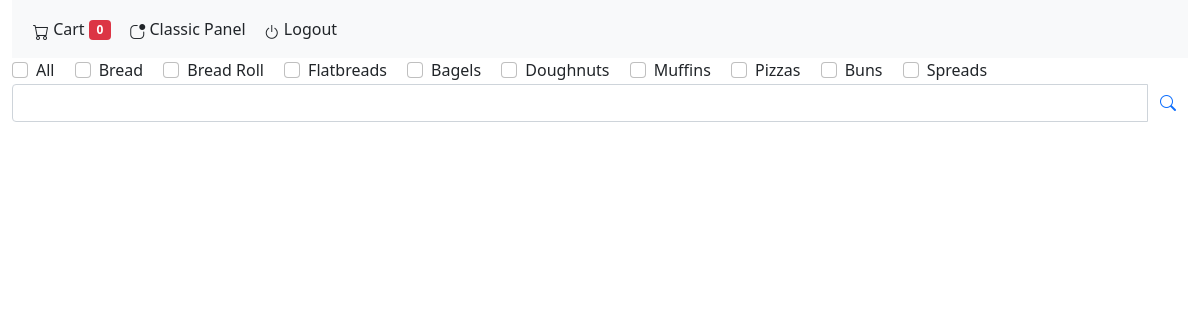
The app's page /jquery_sample/index.php with its own data.
### tables this page shows
CREATE TABLE `category` (
  `cat_id` int(11) NOT NULL,
  `cat_desc` varchar(128) NOT NULL,
  `cat_icon` varchar(64) NOT NULL,
  `cat_status` varchar(1) NOT NULL COMMENT 'A is for Active\r\nD is for Discontinued'
);

### includes/func.inc.php (called while the page is built, shortened)
<?php
function getCartCount($conn,$user){
    $sql_cart_count = "SELECT count(distinct item_id) cartcount FROM `cart` WHERE status = 'P' AND user_id = ?;";
    $stmt=mysqli_stmt_init($conn);
if (!mysqli_stmt_prepare($stmt, $sql_cart_count)){
    header("location: ?error=stmtfailed");
    exit();
}
    mysqli_stmt_bind_param($stmt, "s" ,$user);
    mysqli_stmt_execute($stmt);
    $resultData = mysqli_stmt_get_result($stmt);
if(!empty($resultData)){
    if($row = mysqli_fetch_assoc($resultData)){
      return $row['cartcount'];
    }
}else{
    return 0;
}
}
function getCategories($conn){
    $sql = "SELECT * FROM `category`";
    $stmt=mysqli_stmt_init($conn);
    if (!mysqli_stmt_prepare($stmt, $sql)){
        return false;
        exit;
    }
        mysqli_stmt_execute($stmt);
        $resultData = mysqli_stmt_get_result($stmt);
        $resArr = array();
      if(!empty($resultData)){
        while($row = mysqli_fetch_assoc($resultData)){
            array_push($resArr, $row);
        }
        return $resArr;
      }
        else{
            return false;
      }
}

### jquery_sample/index.php (the view, shortened to what this page needs)
<html>
<head>
    <link rel="stylesheet" href="../css/bootstrap.min.css">
    <link rel="stylesheet" href="../font/bootstrap-icons.css">
</head>
<body>
    <?php
    include_once "../includes/func.inc.php";
    include_once "../includes/db_conn.php";
?>
    <div class="container-fluid">
        <nav class="navbar navbar-expand-lg bg-light text-white">
            <div class="container-fluid">
                <div class="collapse navbar-collapse" id="navbarSupportedContent">
                    <ul class="navbar-nav me-auto">
                        <li class="nav-item">
                            <a href="#cartList" class="nav-link btn btn-no-border-orange" data-bs-toggle="collapse" role="button" aria-expanded="false" aria-controls="cartList">
                                <i class="bi bi-cart"></i> Cart
                                <span class="badge bg-danger">
                                    <?php echo getCartCount($conn,$_SESSION['user_id']);?>
                                </span>
                            </a>
                        </li>
                        <li class="nav-item">
                            <a href="../customer/index.php" class="nav-link btn btn-no-border-orange">
                                <i class="bi bi-app-indicator"></i> Classic Panel
                            </a>
                        </li>
                        <li class="nav-item">
                            <a href="../includes/processlogout.php" class="nav-link btn btn-no-border-orange">
                                <i class="bi bi-power"></i> Logout
                            </a>
                        </li>
                    </ul>
                </div>
            </div>
        </nav>
        <div class="row" id="filters">
            <form id="FormSearch" method="post">
                <div class="col-12">
                    <div class="form-check form-check-inline">
                        <input type="checkbox" class="form-check-input" id="uncheckall">
                        <label for="uncheckall" class="form-check-label">All</label>
                    </div>
                    <?php
                $cat = getCategories($conn);
                foreach($cat as $key => $c){?>
                    <div class="form-check form-check-inline">
                        <input type="checkbox" name="categ[]" class="form-check-input catlist" id="cat<?php echo $c['cat_id'];?>" value="<?php echo $c['cat_id'];?>">
                        <label for="cat<?php echo $c['cat_id'];?>" class="form-check-label"><?php echo $c['cat_desc'];?></label>
                    </div>
                    <?php } ?>
                    <div class="input-group">
                        <input type="text" id="searchBar" class="form-control" name="Search" value=" ">
                        <button class="btn btn-link" id="searchbtn"> <i class="bi bi-search"></i> </button>
                    </div>
                </div>
            </form>
        </div>
    </div>
</body>
</html>

### records on screen
category: cat_desc "Bread"
category: cat_desc "Bread Roll"
category: cat_desc "Flatbreads"
category: cat_desc "Bagels"
category: cat_desc "Doughnuts"
category: cat_desc "Muffins"
category: cat_desc "Pizzas"
category: cat_desc "Buns"
category: cat_desc "Spreads"

### other values on screen
getCartCount($conn,$_SESSION['user_id']) "0"
